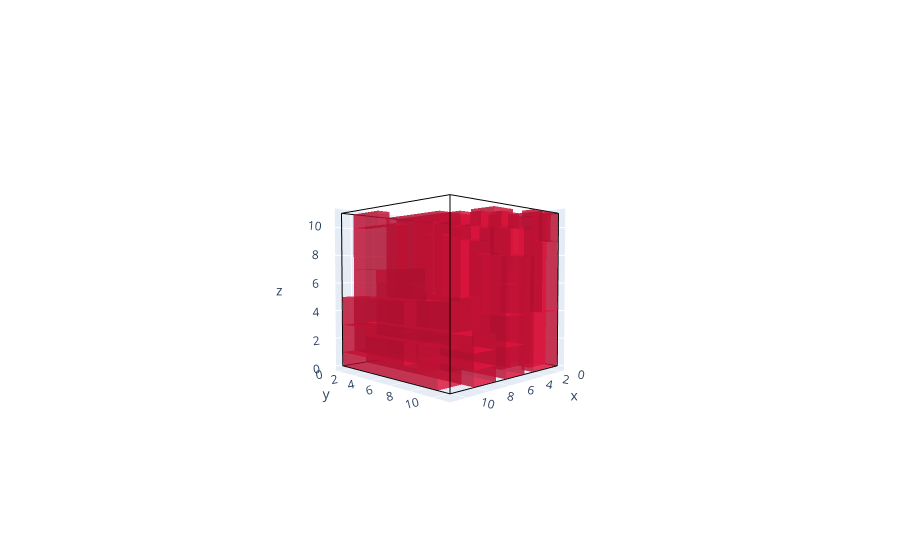

Notebook source saved alongside this figure:
### Code cell
from src.packing_engine import Container, Box
from src.utils import boxes_generator

# The boxes generated will fit exactly in a container of size [10,10,10]
len_bin_edges = [10, 10, 10]
boxes_sizes = boxes_generator(len_bin_edges, num_items = 64, seed = 42)
#Create a list of Box objects
boxes = [Box(size, position=[-1,-1,-1], id_=i) for i, size in enumerate(boxes_sizes)]
# We initialize a bigger container to pack the boxes since the heuristic rule is not optimal
container = Container([11,11,11])

# The parameter 'check_area' gives the percentage of the bottom area of each box that must be supported
container.first_fit_decreasing(boxes, check_area=100)
fig = container.plot()
fig.show()

### Figure 1 — Plotly figure (JSON) as saved in the notebook; plotly's stock layout.template omitted (floating-point values rounded to 4 significant figures)
{"data": [{"line": {"color": "black", "width": 2}, "mode": "lines", "x": [0, 11], "y": [0, 0], "z": [0, 0], "type": "scatter3d"}, {"line": {"color": "black", "width": 2}, "mode": "lines", "x": [0, 0], "y": [0, 11], "z": [0, 0], "type": "scatter3d"}, {"line": {"color": "black", "width": 2}, "mode": "lines", "x": [0, 0], "y": [0, 0], "z": [0, 11], "type": "scatter3d"}, {"line": {"color": "black", "width": 2}, "mode": "lines", "x": [11, 11], "y": [0, 11], "z": [0, 0], "type": "scatter3d"}, {"line": {"color": "black", "width": 2}, "mode": "lines", "x": [11, 11], "y": [0, 0], "z": [0, 11], "type": "scatter3d"}, {"line": {"color": "black", "width": 2}, "mode": "lines", "x": [0, 11], "y": [11, 11], "z": [0, 0], "type": "scatter3d"}, {"line": {"color": "black", "width": 2}, "mode": "lines", "x": [0, 0], "y": [11, 11], "z": [0, 11], "type": "scatter3d"}, {"line": {"color": "black", "width": 2}, "mode": "lines", "x": [11, 11], "y": [11, 11], "z": [0, 11], "type": "scatter3d"}, {"line": {"color": "black", "width": 2}, "mode": "lines", "x": [0, 11], "y": [0, 0], "z": [11, 11], "type": "scatter3d"}, {"line": {"color": "black", "width": 2}, "mode": "lines", "x": [0, 0], "y": [0, 11], "z": [11, 11], "type": "scatter3d"}, {"line": {"color": "black", "width": 2}, "mode": "lines", "x": [11, 11], "y": [0, 11], "z": [11, 11], "type": "scatter3d"}, {"line": {"color": "black", "width": 2}, "mode": "lines", "x": [0, 11], "y": [11, 11], "z": [11, 11], "type": "scatter3d"}, {"color": "#DC143C", "flatshading": true, "i": [1, 2, 5, 6, 1, 4, 3, 6, 1, 7, 0, 6], "j": [0, 3, 4, 7, 0, 5, 2, 7, 3, 5, 2, 4], "k": [2, 1, 6, 5, 4, 1, 6, 3, 7, 1, 6, 0], "opacity": 0.6, "x": [0, 3, 0, 3, 0, 3, 0, 3], "y": [0, 0, 5, 5, 0, 0, 5, 5], "z": [0, 0, 0, 0, 5, 5, 5, 5], "type": "mesh3d"}, {"color": "#DC143C", "flatshading": true, "i": [1, 2, 5, 6, 1, 4, 3, 6, 1, 7, 0, 6], "j": [0, 3, 4, 7, 0, 5, 2, 7, 3, 5, 2, 4], "k": [2, 1, 6, 5, 4, 1, 6, 3, 7, 1, 6, 0], "opacity": 0.6, "x": [3, 4, 3, 4, 3, 4, 3, 4], "y": [0, 0, 9, 9, 0, 0, 9, 9], "z": [0, 0, 0, 0, 7, 7, 7, 7], "type": "mesh3d"}, {"color": "#DC143C", "flatshading": true, "i": [1, 2, 5, 6, 1, 4, 3, 6, 1, 7, 0, 6], "j": [0, 3, 4, 7, 0, 5, 2, 7, 3, 5, 2, 4], "k": [2, 1, 6, 5, 4, 1, 6, 3, 7, 1, 6, 0], "opacity": 0.6, "x": [0, 2, 0, 2, 0, 2, 0, 2], "y": [0, 0, 5, 5, 0, 0, 5, 5], "z": [5, 5, 5, 5, 10, 10, 10, 10], "type": "mesh3d"}, {"color": "#DC143C", "flatshading": true, "i": [1, 2, 5, 6, 1, 4, 3, 6, 1, 7, 0, 6], "j": [0, 3, 4, 7, 0, 5, 2, 7, 3, 5, 2, 4], "k": [2, 1, 6, 5, 4, 1, 6, 3, 7, 1, 6, 0], "opacity": 0.6, "x": [4, 7, 4, 7, 4, 7, 4, 7], "y": [0, 0, 7, 7, 0, 0, 7, 7], "z": [0, 0, 0, 0, 2, 2, 2, 2], "type": "mesh3d"}, {"color": "#DC143C", "flatshading": true, "i": [1, 2, 5, 6, 1, 4, 3, 6, 1, 7, 0, 6], "j": [0, 3, 4, 7, 0, 5, 2, 7, 3, 5, 2, 4], "k": [2, 1, 6, 5, 4, 1, 6, 3, 7, 1, 6, 0], "opacity": 0.6, "x": [4, 6, 4, 6, 4, 6, 4, 6], "y": [0, 0, 2, 2, 0, 0, 2, 2], "z": [2, 2, 2, 2, 11, 11, 11, 11], "type": "mesh3d"}, {"color": "#DC143C", "flatshading": true, "i": [1, 2, 5, 6, 1, 4, 3, 6, 1, 7, 0, 6], "j": [0, 3, 4, 7, 0, 5, 2, 7, 3, 5, 2, 4], "k": [2, 1, 6, 5, 4, 1, 6, 3, 7, 1, 6, 0], "opacity": 0.6, "x": [4, 6, 4, 6, 4, 6, 4, 6], "y": [2, 2, 7, 7, 2, 2, 7, 7], "z": [2, 2, 2, 2, 5, 5, 5, 5], "type": "mesh3d"}, {"color": "#DC143C", "flatshading": true, "i": [1, 2, 5, 6, 1, 4, 3, 6, 1, 7, 0, 6], "j": [0, 3, 4, 7, 0, 5, 2, 7, 3, 5, 2, 4], "k": [2, 1, 6, 5, 4, 1, 6, 3, 7, 1, 6, 0], "opacity": 0.6, "x": [6, 7, 6, 7, 6, 7, 6, 7], "y": [0, 0, 6, 6, 0, 0, 6, 6], "z": [2, 2, 2, 2, 7, 7, 7, 7], "type": "mesh3d"}, {"color": "#DC143C", "flatshading": true, "i": [1, 2, 5, 6, 1, 4, 3, 6, 1, 7, 0, 6], "j": [0, 3, 4, 7, 0, 5, 2, 7, 3, 5, 2, 4], "k": [2, 1, 6, 5, 4, 1, 6, 3, 7, 1, 6, 0], "opacity": 0.6, "x": [0, 2, 0, 2, 0, 2, 0, 2], "y": [5, 5, 7, 7, 5, 5, 7, 7], "z": [0, 0, 0, 0, 7, 7, 7, 7], "type": "mesh3d"}, {"color": "#DC143C", "flatshading": true, "i": [1, 2, 5, 6, 1, 4, 3, 6, 1, 7, 0, 6], "j": [0, 3, 4, 7, 0, 5, 2, 7, 3, 5, 2, 4], "k": [2, 1, 6, 5, 4, 1, 6, 3, 7, 1, 6, 0], "opacity": 0.6, "x": [0, 3, 0, 3, 0, 3, 0, 3], "y": [7, 7, 8, 8, 7, 7, 8, 8], "z": [0, 0, 0, 0, 8, 8, 8, 8], "type": "mesh3d"}, {"color": "#DC143C", "flatshading": true, "i": [1, 2, 5, 6, 1, 4, 3, 6, 1, 7, 0, 6], "j": [0, 3, 4, 7, 0, 5, 2, 7, 3, 5, 2, 4], "k": [2, 1, 6, 5, 4, 1, 6, 3, 7, 1, 6, 0], "opacity": 0.6, "x": [0, 3, 0, 3, 0, 3, 0, 3], "y": [8, 8, 9, 9, 8, 8, 9, 9], "z": [0, 0, 0, 0, 8, 8, 8, 8], "type": "mesh3d"}, {"color": "#DC143C", "flatshading": true, "i": [1, 2, 5, 6, 1, 4, 3, 6, 1, 7, 0, 6], "j": [0, 3, 4, 7, 0, 5, 2, 7, 3, 5, 2, 4], "k": [2, 1, 6, 5, 4, 1, 6, 3, 7, 1, 6, 0], "opacity": 0.6, "x": [3, 4, 3, 4, 3, 4, 3, 4], "y": [0, 0, 6, 6, 0, 0, 6, 6], "z": [7, 7, 7, 7, 11, 11, 11, 11], "type": "mesh3d"}, {"color": "#DC143C", "flatshading": true, "i": [1, 2, 5, 6, 1, 4, 3, 6, 1, 7, 0, 6], "j": [0, 3, 4, 7, 0, 5, 2, 7, 3, 5, 2, 4], "k": [2, 1, 6, 5, 4, 1, 6, 3, 7, 1, 6, 0], "opacity": 0.6, "x": [6, 7, 6, 7, 6, 7, 6, 7], "y": [0, 0, 6, 6, 0, 0, 6, 6], "z": [7, 7, 7, 7, 11, 11, 11, 11], "type": "mesh3d"}, {"color": "#DC143C", "flatshading": true, "i": [1, 2, 5, 6, 1, 4, 3, 6, 1, 7, 0, 6], "j": [0, 3, 4, 7, 0, 5, 2, 7, 3, 5, 2, 4], "k": [2, 1, 6, 5, 4, 1, 6, 3, 7, 1, 6, 0], "opacity": 0.6, "x": [7, 9, 7, 9, 7, 9, 7, 9], "y": [0, 0, 6, 6, 0, 0, 6, 6], "z": [0, 0, 0, 0, 2, 2, 2, 2], "type": "mesh3d"}, {"color": "#DC143C", "flatshading": true, "i": [1, 2, 5, 6, 1, 4, 3, 6, 1, 7, 0, 6], "j": [0, 3, 4, 7, 0, 5, 2, 7, 3, 5, 2, 4], "k": [2, 1, 6, 5, 4, 1, 6, 3, 7, 1, 6, 0], "opacity": 0.6, "x": [7, 8, 7, 8, 7, 8, 7, 8], "y": [0, 0, 6, 6, 0, 0, 6, 6], "z": [2, 2, 2, 2, 6, 6, 6, 6], "type": "mesh3d"}, {"color": "#DC143C", "flatshading": true, "i": [1, 2, 5, 6, 1, 4, 3, 6, 1, 7, 0, 6], "j": [0, 3, 4, 7, 0, 5, 2, 7, 3, 5, 2, 4], "k": [2, 1, 6, 5, 4, 1, 6, 3, 7, 1, 6, 0], "opacity": 0.6, "x": [4, 6, 4, 6, 4, 6, 4, 6], "y": [2, 2, 4, 4, 2, 2, 4, 4], "z": [5, 5, 5, 5, 11, 11, 11, 11], "type": "mesh3d"}, {"color": "#DC143C", "flatshading": true, "i": [1, 2, 5, 6, 1, 4, 3, 6, 1, 7, 0, 6], "j": [0, 3, 4, 7, 0, 5, 2, 7, 3, 5, 2, 4], "k": [2, 1, 6, 5, 4, 1, 6, 3, 7, 1, 6, 0], "opacity": 0.6, "x": [9, 11, 9, 11, 9, 11, 9, 11], "y": [0, 0, 10, 10, 0, 0, 10, 10], "z": [0, 0, 0, 0, 1, 1, 1, 1], "type": "mesh3d"}, {"color": "#DC143C", "flatshading": true, "i": [1, 2, 5, 6, 1, 4, 3, 6, 1, 7, 0, 6], "j": [0, 3, 4, 7, 0, 5, 2, 7, 3, 5, 2, 4], "k": [2, 1, 6, 5, 4, 1, 6, 3, 7, 1, 6, 0], "opacity": 0.6, "x": [9, 10, 9, 10, 9, 10, 9, 10], "y": [0, 0, 10, 10, 0, 0, 10, 10], "z": [1, 1, 1, 1, 3, 3, 3, 3], "type": "mesh3d"}, {"color": "#DC143C", "flatshading": true, "i": [1, 2, 5, 6, 1, 4, 3, 6, 1, 7, 0, 6], "j": [0, 3, 4, 7, 0, 5, 2, 7, 3, 5, 2, 4], "k": [2, 1, 6, 5, 4, 1, 6, 3, 7, 1, 6, 0], "opacity": 0.6, "x": [9, 10, 9, 10, 9, 10, 9, 10], "y": [0, 0, 10, 10, 0, 0, 10, 10], "z": [3, 3, 3, 3, 5, 5, 5, 5], "type": "mesh3d"}, {"color": "#DC143C", "flatshading": true, "i": [1, 2, 5, 6, 1, 4, 3, 6, 1, 7, 0, 6], "j": [0, 3, 4, 7, 0, 5, 2, 7, 3, 5, 2, 4], "k": [2, 1, 6, 5, 4, 1, 6, 3, 7, 1, 6, 0], "opacity": 0.6, "x": [0, 2, 0, 2, 0, 2, 0, 2], "y": [9, 9, 10, 10, 9, 9, 10, 10], "z": [0, 0, 0, 0, 10, 10, 10, 10], "type": "mesh3d"}, {"color": "#DC143C", "flatshading": true, "i": [1, 2, 5, 6, 1, 4, 3, 6, 1, 7, 0, 6], "j": [0, 3, 4, 7, 0, 5, 2, 7, 3, 5, 2, 4], "k": [2, 1, 6, 5, 4, 1, 6, 3, 7, 1, 6, 0], "opacity": 0.6, "x": [9, 10, 9, 10, 9, 10, 9, 10], "y": [0, 0, 8, 8, 0, 0, 8, 8], "z": [5, 5, 5, 5, 7, 7, 7, 7], "type": "mesh3d"}, {"color": "#DC143C", "flatshading": true, "i": [1, 2, 5, 6, 1, 4, 3, 6, 1, 7, 0, 6], "j": [0, 3, 4, 7, 0, 5, 2, 7, 3, 5, 2, 4], "k": [2, 1, 6, 5, 4, 1, 6, 3, 7, 1, 6, 0], "opacity": 0.6, "x": [4, 6, 4, 6, 4, 6, 4, 6], "y": [7, 7, 11, 11, 7, 7, 11, 11], "z": [0, 0, 0, 0, 2, 2, 2, 2], "type": "mesh3d"}, {"color": "#DC143C", "flatshading": true, "i": [1, 2, 5, 6, 1, 4, 3, 6, 1, 7, 0, 6], "j": [0, 3, 4, 7, 0, 5, 2, 7, 3, 5, 2, 4], "k": [2, 1, 6, 5, 4, 1, 6, 3, 7, 1, 6, 0], "opacity": 0.6, "x": [0, 2, 0, 2, 0, 2, 0, 2], "y": [5, 5, 7, 7, 5, 5, 7, 7], "z": [7, 7, 7, 7, 11, 11, 11, 11], "type": "mesh3d"}, {"color": "#DC143C", "flatshading": true, "i": [1, 2, 5, 6, 1, 4, 3, 6, 1, 7, 0, 6], "j": [0, 3, 4, 7, 0, 5, 2, 7, 3, 5, 2, 4], "k": [2, 1, 6, 5, 4, 1, 6, 3, 7, 1, 6, 0], "opacity": 0.6, "x": [9, 10, 9, 10, 9, 10, 9, 10], "y": [0, 0, 5, 5, 0, 0, 5, 5], "z": [7, 7, 7, 7, 10, 10, 10, 10], "type": "mesh3d"}, {"color": "#DC143C", "flatshading": true, "i": [1, 2, 5, 6, 1, 4, 3, 6, 1, 7, 0, 6], "j": [0, 3, 4, 7, 0, 5, 2, 7, 3, 5, 2, 4], "k": [2, 1, 6, 5, 4, 1, 6, 3, 7, 1, 6, 0], "opacity": 0.6, "x": [10, 11, 10, 11, 10, 11, 10, 11], "y": [0, 0, 7, 7, 0, 0, 7, 7], "z": [1, 1, 1, 1, 3, 3, 3, 3], "type": "mesh3d"}, {"color": "#DC143C", "flatshading": true, "i": [1, 2, 5, 6, 1, 4, 3, 6, 1, 7, 0, 6], "j": [0, 3, 4, 7, 0, 5, 2, 7, 3, 5, 2, 4], "k": [2, 1, 6, 5, 4, 1, 6, 3, 7, 1, 6, 0], "opacity": 0.6, "x": [4, 6, 4, 6, 4, 6, 4, 6], "y": [7, 7, 8, 8, 7, 7, 8, 8], "z": [2, 2, 2, 2, 9, 9, 9, 9], "type": "mesh3d"}, {"color": "#DC143C", "flatshading": true, "i": [1, 2, 5, 6, 1, 4, 3, 6, 1, 7, 0, 6], "j": [0, 3, 4, 7, 0, 5, 2, 7, 3, 5, 2, 4], "k": [2, 1, 6, 5, 4, 1, 6, 3, 7, 1, 6, 0], "opacity": 0.6, "x": [10, 11, 10, 11, 10, 11, 10, 11], "y": [0, 0, 7, 7, 0, 0, 7, 7], "z": [3, 3, 3, 3, 5, 5, 5, 5], "type": "mesh3d"}, {"color": "#DC143C", "flatshading": true, "i": [1, 2, 5, 6, 1, 4, 3, 6, 1, 7, 0, 6], "j": [0, 3, 4, 7, 0, 5, 2, 7, 3, 5, 2, 4], "k": [2, 1, 6, 5, 4, 1, 6, 3, 7, 1, 6, 0], "opacity": 0.6, "x": [4, 6, 4, 6, 4, 6, 4, 6], "y": [4, 4, 5, 5, 4, 4, 5, 5], "z": [5, 5, 5, 5, 11, 11, 11, 11], "type": "mesh3d"}, {"color": "#DC143C", "flatshading": true, "i": [1, 2, 5, 6, 1, 4, 3, 6, 1, 7, 0, 6], "j": [0, 3, 4, 7, 0, 5, 2, 7, 3, 5, 2, 4], "k": [2, 1, 6, 5, 4, 1, 6, 3, 7, 1, 6, 0], "opacity": 0.6, "x": [0, 3, 0, 3, 0, 3, 0, 3], "y": [10, 10, 11, 11, 10, 10, 11, 11], "z": [0, 0, 0, 0, 4, 4, 4, 4], "type": "mesh3d"}, {"color": "#DC143C", "flatshading": true, "i": [1, 2, 5, 6, 1, 4, 3, 6, 1, 7, 0, 6], "j": [0, 3, 4, 7, 0, 5, 2, 7, 3, 5, 2, 4], "k": [2, 1, 6, 5, 4, 1, 6, 3, 7, 1, 6, 0], "opacity": 0.6, "x": [4, 6, 4, 6, 4, 6, 4, 6], "y": [5, 5, 6, 6, 5, 5, 6, 6], "z": [5, 5, 5, 5, 11, 11, 11, 11], "type": "mesh3d"}, {"color": "#DC143C", "flatshading": true, "i": [1, 2, 5, 6, 1, 4, 3, 6, 1, 7, 0, 6], "j": [0, 3, 4, 7, 0, 5, 2, 7, 3, 5, 2, 4], "k": [2, 1, 6, 5, 4, 1, 6, 3, 7, 1, 6, 0], "opacity": 0.6, "x": [4, 6, 4, 6, 4, 6, 4, 6], "y": [8, 8, 11, 11, 8, 8, 11, 11], "z": [2, 2, 2, 2, 4, 4, 4, 4], "type": "mesh3d"}, {"color": "#DC143C", "flatshading": true, "i": [1, 2, 5, 6, 1, 4, 3, 6, 1, 7, 0, 6], "j": [0, 3, 4, 7, 0, 5, 2, 7, 3, 5, 2, 4], "k": [2, 1, 6, 5, 4, 1, 6, 3, 7, 1, 6, 0], "opacity": 0.6, "x": [0, 2, 0, 2, 0, 2, 0, 2], "y": [0, 0, 5, 5, 0, 0, 5, 5], "z": [10, 10, 10, 10, 11, 11, 11, 11], "type": "mesh3d"}, {"color": "#DC143C", "flatshading": true, "i": [1, 2, 5, 6, 1, 4, 3, 6, 1, 7, 0, 6], "j": [0, 3, 4, 7, 0, 5, 2, 7, 3, 5, 2, 4], "k": [2, 1, 6, 5, 4, 1, 6, 3, 7, 1, 6, 0], "opacity": 0.6, "x": [4, 6, 4, 6, 4, 6, 4, 6], "y": [6, 6, 7, 7, 6, 6, 7, 7], "z": [5, 5, 5, 5, 10, 10, 10, 10], "type": "mesh3d"}, {"color": "#DC143C", "flatshading": true, "i": [1, 2, 5, 6, 1, 4, 3, 6, 1, 7, 0, 6], "j": [0, 3, 4, 7, 0, 5, 2, 7, 3, 5, 2, 4], "k": [2, 1, 6, 5, 4, 1, 6, 3, 7, 1, 6, 0], "opacity": 0.6, "x": [0, 2, 0, 2, 0, 2, 0, 2], "y": [10, 10, 11, 11, 10, 10, 11, 11], "z": [4, 4, 4, 4, 9, 9, 9, 9], "type": "mesh3d"}, {"color": "#DC143C", "flatshading": true, "i": [1, 2, 5, 6, 1, 4, 3, 6, 1, 7, 0, 6], "j": [0, 3, 4, 7, 0, 5, 2, 7, 3, 5, 2, 4], "k": [2, 1, 6, 5, 4, 1, 6, 3, 7, 1, 6, 0], "opacity": 0.6, "x": [7, 9, 7, 9, 7, 9, 7, 9], "y": [6, 6, 11, 11, 6, 6, 11, 11], "z": [0, 0, 0, 0, 1, 1, 1, 1], "type": "mesh3d"}, {"color": "#DC143C", "flatshading": true, "i": [1, 2, 5, 6, 1, 4, 3, 6, 1, 7, 0, 6], "j": [0, 3, 4, 7, 0, 5, 2, 7, 3, 5, 2, 4], "k": [2, 1, 6, 5, 4, 1, 6, 3, 7, 1, 6, 0], "opacity": 0.6, "x": [7, 9, 7, 9, 7, 9, 7, 9], "y": [6, 6, 11, 11, 6, 6, 11, 11], "z": [1, 1, 1, 1, 2, 2, 2, 2], "type": "mesh3d"}, {"color": "#DC143C", "flatshading": true, "i": [1, 2, 5, 6, 1, 4, 3, 6, 1, 7, 0, 6], "j": [0, 3, 4, 7, 0, 5, 2, 7, 3, 5, 2, 4], "k": [2, 1, 6, 5, 4, 1, 6, 3, 7, 1, 6, 0], "opacity": 0.6, "x": [0, 3, 0, 3, 0, 3, 0, 3], "y": [7, 7, 8, 8, 7, 7, 8, 8], "z": [8, 8, 8, 8, 11, 11, 11, 11], "type": "mesh3d"}, {"color": "#DC143C", "flatshading": true, "i": [1, 2, 5, 6, 1, 4, 3, 6, 1, 7, 0, 6], "j": [0, 3, 4, 7, 0, 5, 2, 7, 3, 5, 2, 4], "k": [2, 1, 6, 5, 4, 1, 6, 3, 7, 1, 6, 0], "opacity": 0.6, "x": [8, 9, 8, 9, 8, 9, 8, 9], "y": [0, 0, 9, 9, 0, 0, 9, 9], "z": [2, 2, 2, 2, 3, 3, 3, 3], "type": "mesh3d"}, {"color": "#DC143C", "flatshading": true, "i": [1, 2, 5, 6, 1, 4, 3, 6, 1, 7, 0, 6], "j": [0, 3, 4, 7, 0, 5, 2, 7, 3, 5, 2, 4], "k": [2, 1, 6, 5, 4, 1, 6, 3, 7, 1, 6, 0], "opacity": 0.6, "x": [3, 4, 3, 4, 3, 4, 3, 4], "y": [6, 6, 9, 9, 6, 6, 9, 9], "z": [7, 7, 7, 7, 10, 10, 10, 10], "type": "mesh3d"}, {"color": "#DC143C", "flatshading": true, "i": [1, 2, 5, 6, 1, 4, 3, 6, 1, 7, 0, 6], "j": [0, 3, 4, 7, 0, 5, 2, 7, 3, 5, 2, 4], "k": [2, 1, 6, 5, 4, 1, 6, 3, 7, 1, 6, 0], "opacity": 0.6, "x": [4, 6, 4, 6, 4, 6, 4, 6], "y": [8, 8, 9, 9, 8, 8, 9, 9], "z": [4, 4, 4, 4, 8, 8, 8, 8], "type": "mesh3d"}, {"color": "#DC143C", "flatshading": true, "i": [1, 2, 5, 6, 1, 4, 3, 6, 1, 7, 0, 6], "j": [0, 3, 4, 7, 0, 5, 2, 7, 3, 5, 2, 4], "k": [2, 1, 6, 5, 4, 1, 6, 3, 7, 1, 6, 0], "opacity": 0.6, "x": [4, 6, 4, 6, 4, 6, 4, 6], "y": [9, 9, 11, 11, 9, 9, 11, 11], "z": [4, 4, 4, 4, 6, 6, 6, 6], "type": "mesh3d"}, {"color": "#DC143C", "flatshading": true, "i": [1, 2, 5, 6, 1, 4, 3, 6, 1, 7, 0, 6], "j": [0, 3, 4, 7, 0, 5, 2, 7, 3, 5, 2, 4], "k": [2, 1, 6, 5, 4, 1, 6, 3, 7, 1, 6, 0], "opacity": 0.6, "x": [4, 6, 4, 6, 4, 6, 4, 6], "y": [9, 9, 11, 11, 9, 9, 11, 11], "z": [6, 6, 6, 6, 8, 8, 8, 8], "type": "mesh3d"}, {"color": "#DC143C", "flatshading": true, "i": [1, 2, 5, 6, 1, 4, 3, 6, 1, 7, 0, 6], "j": [0, 3, 4, 7, 0, 5, 2, 7, 3, 5, 2, 4], "k": [2, 1, 6, 5, 4, 1, 6, 3, 7, 1, 6, 0], "opacity": 0.6, "x": [4, 6, 4, 6, 4, 6, 4, 6], "y": [8, 8, 10, 10, 8, 8, 10, 10], "z": [8, 8, 8, 8, 10, 10, 10, 10], "type": "mesh3d"}, {"color": "#DC143C", "flatshading": true, "i": [1, 2, 5, 6, 1, 4, 3, 6, 1, 7, 0, 6], "j": [0, 3, 4, 7, 0, 5, 2, 7, 3, 5, 2, 4], "k": [2, 1, 6, 5, 4, 1, 6, 3, 7, 1, 6, 0], "opacity": 0.6, "x": [2, 3, 2, 3, 2, 3, 2, 3], "y": [10, 10, 11, 11, 10, 10, 11, 11], "z": [4, 4, 4, 4, 11, 11, 11, 11], "type": "mesh3d"}, {"color": "#DC143C", "flatshading": true, "i": [1, 2, 5, 6, 1, 4, 3, 6, 1, 7, 0, 6], "j": [0, 3, 4, 7, 0, 5, 2, 7, 3, 5, 2, 4], "k": [2, 1, 6, 5, 4, 1, 6, 3, 7, 1, 6, 0], "opacity": 0.6, "x": [0, 3, 0, 3, 0, 3, 0, 3], "y": [8, 8, 9, 9, 8, 8, 9, 9], "z": [8, 8, 8, 8, 10, 10, 10, 10], "type": "mesh3d"}, {"color": "#DC143C", "flatshading": true, "i": [1, 2, 5, 6, 1, 4, 3, 6, 1, 7, 0, 6], "j": [0, 3, 4, 7, 0, 5, 2, 7, 3, 5, 2, 4], "k": [2, 1, 6, 5, 4, 1, 6, 3, 7, 1, 6, 0], "opacity": 0.6, "x": [7, 8, 7, 8, 7, 8, 7, 8], "y": [0, 0, 6, 6, 0, 0, 6, 6], "z": [6, 6, 6, 6, 7, 7, 7, 7], "type": "mesh3d"}, {"color": "#DC143C", "flatshading": true, "i": [1, 2, 5, 6, 1, 4, 3, 6, 1, 7, 0, 6], "j": [0, 3, 4, 7, 0, 5, 2, 7, 3, 5, 2, 4], "k": [2, 1, 6, 5, 4, 1, 6, 3, 7, 1, 6, 0], "opacity": 0.6, "x": [2, 3, 2, 3, 2, 3, 2, 3], "y": [0, 0, 1, 1, 0, 0, 1, 1], "z": [5, 5, 5, 5, 10, 10, 10, 10], "type": "mesh3d"}, {"color": "#DC143C", "flatshading": true, "i": [1, 2, 5, 6, 1, 4, 3, 6, 1, 7, 0, 6], "j": [0, 3, 4, 7, 0, 5, 2, 7, 3, 5, 2, 4], "k": [2, 1, 6, 5, 4, 1, 6, 3, 7, 1, 6, 0], "opacity": 0.6, "x": [0, 2, 0, 2, 0, 2, 0, 2], "y": [8, 8, 10, 10, 8, 8, 10, 10], "z": [10, 10, 10, 10, 11, 11, 11, 11], "type": "mesh3d"}, {"color": "#DC143C", "flatshading": true, "i": [1, 2, 5, 6, 1, 4, 3, 6, 1, 7, 0, 6], "j": [0, 3, 4, 7, 0, 5, 2, 7, 3, 5, 2, 4], "k": [2, 1, 6, 5, 4, 1, 6, 3, 7, 1, 6, 0], "opacity": 0.6, "x": [4, 6, 4, 6, 4, 6, 4, 6], "y": [8, 8, 10, 10, 8, 8, 10, 10], "z": [10, 10, 10, 10, 11, 11, 11, 11], "type": "mesh3d"}, {"color": "#DC143C", "flatshading": true, "i": [1, 2, 5, 6, 1, 4, 3, 6, 1, 7, 0, 6], "j": [0, 3, 4, 7, 0, 5, 2, 7, 3, 5, 2, 4], "k": [2, 1, 6, 5, 4, 1, 6, 3, 7, 1, 6, 0], "opacity": 0.6, "x": [7, 9, 7, 9, 7, 9, 7, 9], "y": [9, 9, 11, 11, 9, 9, 11, 11], "z": [2, 2, 2, 2, 3, 3, 3, 3], "type": "mesh3d"}, {"color": "#DC143C", "flatshading": true, "i": [1, 2, 5, 6, 1, 4, 3, 6, 1, 7, 0, 6], "j": [0, 3, 4, 7, 0, 5, 2, 7, 3, 5, 2, 4], "k": [2, 1, 6, 5, 4, 1, 6, 3, 7, 1, 6, 0], "opacity": 0.6, "x": [3, 6, 3, 6, 3, 6, 3, 6], "y": [6, 6, 7, 7, 6, 6, 7, 7], "z": [10, 10, 10, 10, 11, 11, 11, 11], "type": "mesh3d"}, {"color": "#DC143C", "flatshading": true, "i": [1, 2, 5, 6, 1, 4, 3, 6, 1, 7, 0, 6], "j": [0, 3, 4, 7, 0, 5, 2, 7, 3, 5, 2, 4], "k": [2, 1, 6, 5, 4, 1, 6, 3, 7, 1, 6, 0], "opacity": 0.6, "x": [9, 10, 9, 10, 9, 10, 9, 10], "y": [0, 0, 3, 3, 0, 0, 3, 3], "z": [10, 10, 10, 10, 11, 11, 11, 11], "type": "mesh3d"}, {"color": "#DC143C", "flatshading": true, "i": [1, 2, 5, 6, 1, 4, 3, 6, 1, 7, 0, 6], "j": [0, 3, 4, 7, 0, 5, 2, 7, 3, 5, 2, 4], "k": [2, 1, 6, 5, 4, 1, 6, 3, 7, 1, 6, 0], "opacity": 0.6, "x": [0, 1, 0, 1, 0, 1, 0, 1], "y": [10, 10, 11, 11, 10, 10, 11, 11], "z": [9, 9, 9, 9, 11, 11, 11, 11], "type": "mesh3d"}, {"color": "#DC143C", "flatshading": true, "i": [1, 2, 5, 6, 1, 4, 3, 6, 1, 7, 0, 6], "j": [0, 3, 4, 7, 0, 5, 2, 7, 3, 5, 2, 4], "k": [2, 1, 6, 5, 4, 1, 6, 3, 7, 1, 6, 0], "opacity": 0.6, "x": [1, 2, 1, 2, 1, 2, 1, 2], "y": [10, 10, 11, 11, 10, 10, 11, 11], "z": [9, 9, 9, 9, 11, 11, 11, 11], "type": "mesh3d"}, {"color": "#DC143C", "flatshading": true, "i": [1, 2, 5, 6, 1, 4, 3, 6, 1, 7, 0, 6], "j": [0, 3, 4, 7, 0, 5, 2, 7, 3, 5, 2, 4], "k": [2, 1, 6, 5, 4, 1, 6, 3, 7, 1, 6, 0], "opacity": 0.6, "x": [2, 4, 2, 4, 2, 4, 2, 4], "y": [8, 8, 9, 9, 8, 8, 9, 9], "z": [10, 10, 10, 10, 11, 11, 11, 11], "type": "mesh3d"}, {"color": "#DC143C", "flatshading": true, "i": [1, 2, 5, 6, 1, 4, 3, 6, 1, 7, 0, 6], "j": [0, 3, 4, 7, 0, 5, 2, 7, 3, 5, 2, 4], "k": [2, 1, 6, 5, 4, 1, 6, 3, 7, 1, 6, 0], "opacity": 0.6, "x": [4, 6, 4, 6, 4, 6, 4, 6], "y": [7, 7, 8, 8, 7, 7, 8, 8], "z": [9, 9, 9, 9, 10, 10, 10, 10], "type": "mesh3d"}, {"color": "#DC143C", "flatshading": true, "i": [1, 2, 5, 6, 1, 4, 3, 6, 1, 7, 0, 6], "j": [0, 3, 4, 7, 0, 5, 2, 7, 3, 5, 2, 4], "k": [2, 1, 6, 5, 4, 1, 6, 3, 7, 1, 6, 0], "opacity": 0.6, "x": [3, 5, 3, 5, 3, 5, 3, 5], "y": [7, 7, 8, 8, 7, 7, 8, 8], "z": [10, 10, 10, 10, 11, 11, 11, 11], "type": "mesh3d"}, {"color": "#DC143C", "flatshading": true, "i": [1, 2, 5, 6, 1, 4, 3, 6, 1, 7, 0, 6], "j": [0, 3, 4, 7, 0, 5, 2, 7, 3, 5, 2, 4], "k": [2, 1, 6, 5, 4, 1, 6, 3, 7, 1, 6, 0], "opacity": 0.6, "x": [2, 3, 2, 3, 2, 3, 2, 3], "y": [0, 0, 1, 1, 0, 0, 1, 1], "z": [10, 10, 10, 10, 11, 11, 11, 11], "type": "mesh3d"}], "layout": {"scene": {"camera": {"eye": {"x": 2, "y": 2, "z": 0.1}}}, "showlegend": false}}
